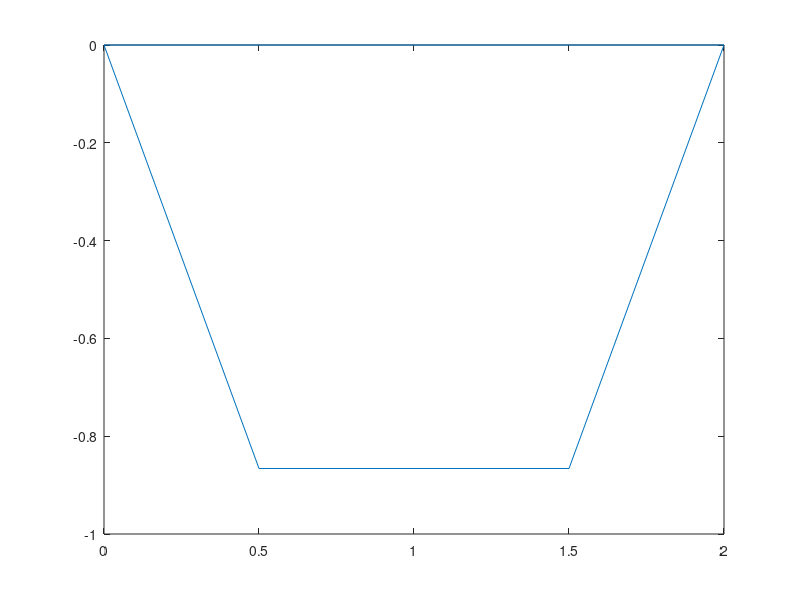

MATLAB code for this plot:
% Initial guesses
u_1 = 1;
u_2 = .8;
u_3 = -.2;
u_vector = [u_1 u_2 u_3]';

L = 1;
m_1 = 1;
m_2 = 1;

% The Jacobian Matrix
jacobian = [1:3; 1:3; 1:3];

jacobian(1) = - sin(u_1);
jacobian(2) = cos (u_1);
jacobian(3) = m_2/cos(u_1)^2;
jacobian(4) = - sin(u_2);
jacobian(5) = cos (u_2);
jacobian(6) = - (m_1 + m_2)/cos(u_2)^2;
jacobian(7) = - L * sin(u_3);
jacobian(8) = L*cos(u_3);
jacobian(9) = m_1/cos(u_3)^2;
inv_jacobian = inv(jacobian);


f = cos(u_1) + cos(u_2) + L * cos(u_3) - 2;
g = sin(u_1) + sin(u_2) + L * sin(u_3);
h = m_2*tan(u_1) - (m_1 + m_2)*tan(u_2) + m_1*tan(u_3);

function_vector = [f g h]';
function_vector;

u_next_vector = u_vector - inv_jacobian * function_vector;

while abs(sum(u_vector - u_next_vector)) > 10^(-3)
    u_vector = u_next_vector;
    u_1 = u_vector(1);
    u_2 = u_vector(2);
    u_3 = u_vector(3);
    
    jacobian(1) = - sin(u_1);
    jacobian(2) = cos (u_1);
    jacobian(3) = m_2/cos(u_1)^2;
    jacobian(4) = - sin(u_2);
    jacobian(5) = cos (u_2);
    jacobian(6) = - (m_1 + m_2)/cos(u_2)^2;
    jacobian(7) = - L * sin(u_3);
    jacobian(8) = L*cos(u_3);
    jacobian(9) = m_1/cos(u_3)^2;
    inv_jacobian = inv(jacobian);
    
    f = cos(u_1) + cos(u_2) + L * cos(u_3) - 2;
    g = sin(u_1) + sin(u_2) + L * sin(u_3);
    h = m_2*tan(u_1) - (m_1 + m_2)*tan(u_2) + m_1*tan(u_3);
    function_vector = [f g h]'

    u_next_vector = u_vector - inv_jacobian * function_vector;
end

u_vector = u_next_vector;
u_1 = u_vector(1);
u_2 = u_vector(2);
u_3 = u_vector(3);

Ax = 0;
Ay = 0;
m1x = cos(abs(u_1)); 
m1y = -sin(abs(u_1));
m2x = m1x + cos(abs(u_2));
m2y = m1y - sin(abs(u_2));
Bx = m2x + cos(abs(u_3));
By = m2y + sin(abs(u_3));

x = [Ax m1x m2x Bx Ax];
y = [Ay m1y m2y By Ay];

plot(x, y)
